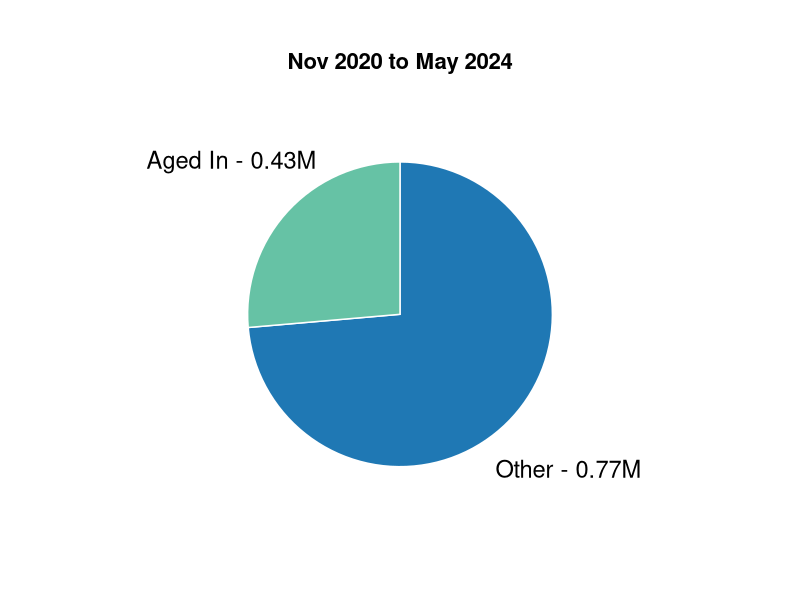

Generate this figure with R:
# Load required libraries
library(ggplot2)
library(dplyr)

s1 <- "Aged In"
s2 <- "Other"
value <- c(0.43, 1.2)

group1 <- paste0(s1, " - ", value[1], "M")
group2 <- paste0(s2, " - ", round(value[2] - value[1], 2), "M")

group1
group2


# Create Data
data <- data.frame(
  group = c(group1, group2),
  value = value
)

# Create a named vector for colors
color_mapping <- c("#66c2a5", "#1f78b4")
names(color_mapping) <- c(group1, group2)

# Compute the position of labels
data <- data %>% 
  arrange(desc(group)) %>%
  mutate(prop = value / sum(data$value) * 100) %>%
  mutate(ypos = cumsum(prop) - 0.5 * prop)

# Basic piechart with adjusted label positions, custom colors, and title
ggplot(data, aes(x = "", y = prop, fill = group)) +
  geom_bar(stat = "identity", width = 1, color = "white") +
  coord_polar("y", start = 0) +
  theme_void() + 
  theme(
    legend.position = "none",
    plot.title = element_text(vjust = -8.1, hjust = 0.5, size = 16, face = "bold")
  ) +
  
  # Adjust the label positions using position_nudge()
  geom_text(aes(y = ypos, label = group), color = "black", size = 6,
            position = position_nudge(x = 1.00)) +
  
  # Use custom colors with variable group names
  scale_fill_manual(values = color_mapping) +
  
  # Add title
  labs(title = "Nov 2020 to May 2024")